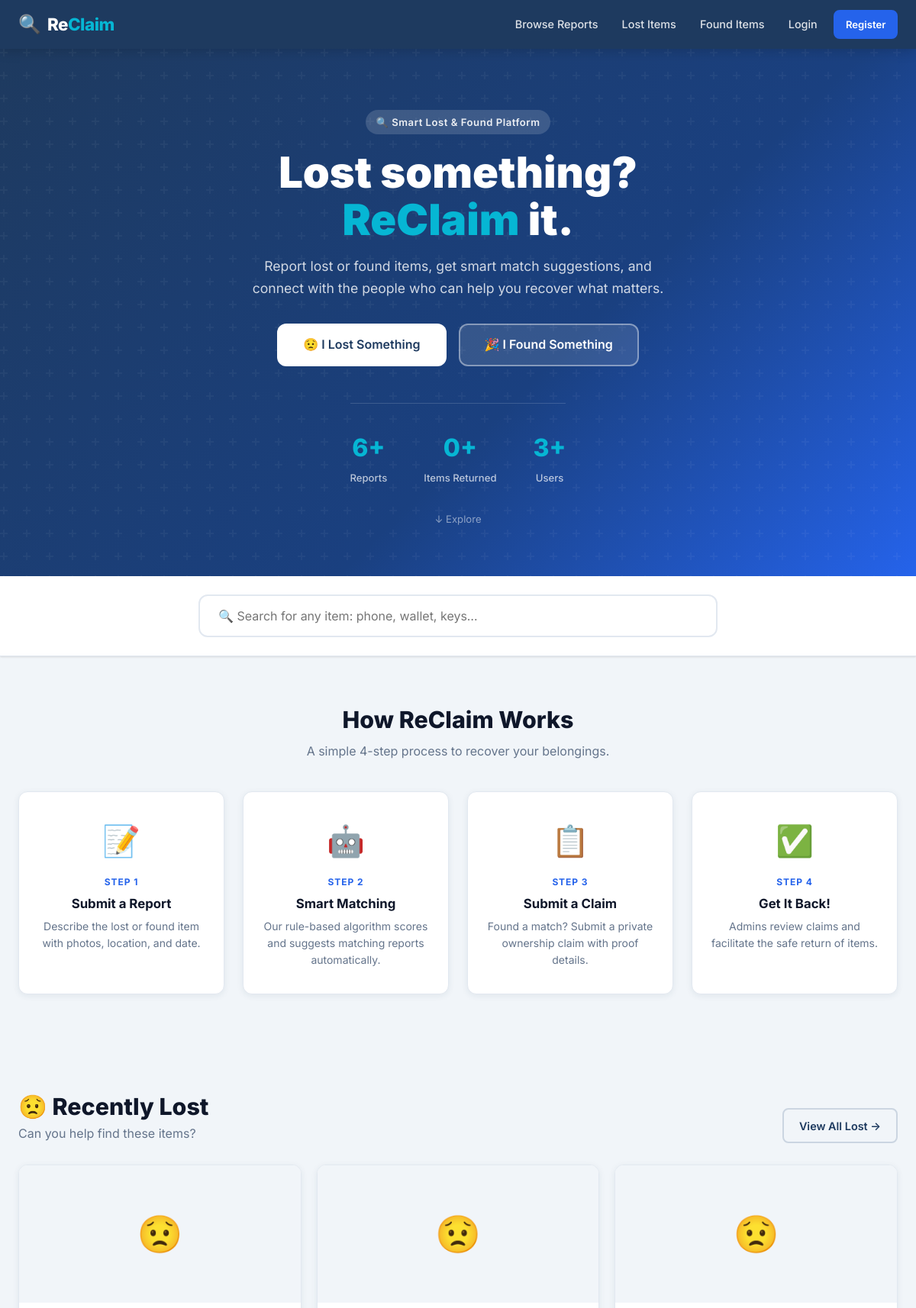
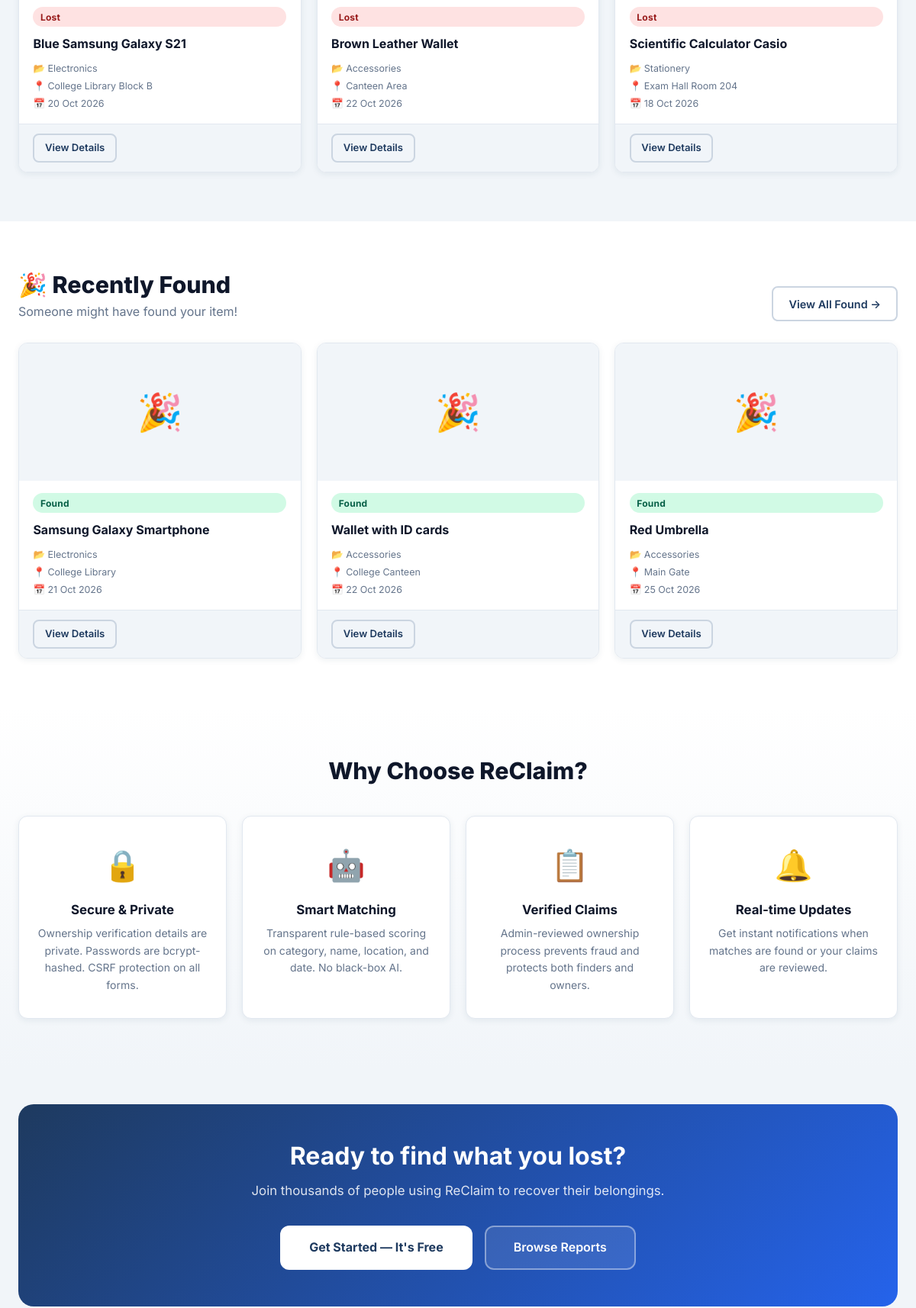
The page / (upper part) on the database its author committed (2 pictures, top to bottom).
### tables this page shows
CREATE TABLE IF NOT EXISTS reports (
    id            INT UNSIGNED    NOT NULL AUTO_INCREMENT,
    user_id       INT UNSIGNED    NOT NULL,
    type          ENUM('lost','found') NOT NULL,
    title         VARCHAR(200)    NOT NULL,
    category      VARCHAR(100)    NOT NULL,
    description   TEXT            DEFAULT NULL,
    location      VARCHAR(200)    DEFAULT NULL,
    incident_date DATE            NOT NULL,
    status        ENUM('open','claimed','resolved','closed') NOT NULL DEFAULT 'open',
    image_path    VARCHAR(500)    DEFAULT NULL,
    is_deleted    TINYINT(1)      NOT NULL DEFAULT 0,
    created_at    TIMESTAMP       NOT NULL DEFAULT CURRENT_TIMESTAMP,
    updated_at    TIMESTAMP       NOT NULL DEFAULT CURRENT_TIMESTAMP ON UPDATE CURRENT_TIMESTAMP,
    PRIMARY KEY   (id),
    KEY idx_user_id     (user_id),
    KEY idx_type        (type),
    KEY idx_status      (status),
    KEY idx_category    (category),
    KEY idx_incident_date (incident_date),
    KEY idx_is_deleted  (is_deleted),
    CONSTRAINT fk_reports_user FOREIGN KEY (user_id) REFERENCES users (id) ON DELETE CASCADE
);

### includes/functions.php (called while the page is built, shortened)
<?php
function h(string $str): string {
    return htmlspecialchars($str, ENT_QUOTES | ENT_HTML5, 'UTF-8');
}

### includes/auth.php (called while the page is built, shortened)
<?php
function is_logged_in(): bool {
    return !empty($_SESSION['user_id']);
}

### index.php (the view, shortened to what this page needs)
<?php
require_once __DIR__ . '/includes/auth.php';
require_once __DIR__ . '/includes/functions.php';
require_once __DIR__ . '/config/db.php';
$latestLost = $pdo->query(
    "SELECT r.id, r.title, r.category, r.location, r.incident_date, r.image_path
     FROM reports r WHERE r.type='lost' AND r.is_deleted=0 AND r.status='open'
     ORDER BY r.created_at DESC LIMIT 3"
)->fetchAll();
$latestFound = $pdo->query(
    "SELECT r.id, r.title, r.category, r.location, r.incident_date, r.image_path
     FROM reports r WHERE r.type='found' AND r.is_deleted=0 AND r.status='open'
     ORDER BY r.created_at DESC LIMIT 3"
)->fetchAll();
$totalReports  = (int) $pdo->query("SELECT COUNT(*) FROM reports WHERE is_deleted=0")->fetchColumn();
$totalResolved = (int) $pdo->query("SELECT COUNT(*) FROM reports WHERE status='resolved'")->fetchColumn();
$totalUsers    = (int) $pdo->query("SELECT COUNT(*) FROM users")->fetchColumn();
require_once __DIR__ . '/includes/header.php';
?>
<section class="hero" id="hero">
    <div class="hero-bg"></div>
    <div class="container hero-content">
        <div class="hero-text">
            <span class="hero-eyebrow">🔍 Smart Lost &amp; Found Platform</span>
            <h1 class="hero-title">
                Lost something?<br>
                <span class="hero-accent">ReClaim</span> it.
            </h1>
            <p class="hero-subtitle">
                Report lost or found items, get smart match suggestions,
                and connect with the people who can help you recover what matters.
            </p>
            <div class="hero-actions">
                <a href="report-create.php?type=lost" class="btn btn-hero-primary">
                    😟 I Lost Something
                </a>
                <a href="report-create.php?type=found" class="btn btn-hero-secondary">
                    🎉 I Found Something
                </a>
            </div>
        </div>
        <div class="hero-stats">
            <div class="hero-stat">
                <span class="hero-stat-value"><?= number_format($totalReports) ?>+</span>
                <span class="hero-stat-label">Reports</span>
            </div>
            <div class="hero-stat">
                <span class="hero-stat-value"><?= number_format($totalResolved) ?>+</span>
                <span class="hero-stat-label">Items Returned</span>
            </div>
            <div class="hero-stat">
                <span class="hero-stat-value"><?= number_format($totalUsers) ?>+</span>
                <span class="hero-stat-label">Users</span>
            </div>
        </div>
    </div>
    <div class="hero-scroll">
        <span>↓ Explore</span>
    </div>
</section>
<section class="search-bar-section">
    <div class="container">
        <div class="hero-search-wrap">
            <input type="text" id="heroSearch" class="hero-search-input"
                   placeholder="🔍 Search for any item: phone, wallet, keys…"
                   autocomplete="off" aria-label="Search reports">
        </div>
    </div>
</section>
<section class="section how-it-works">
    <div class="container">
        <div class="section-header">
            <h2 class="section-heading">How ReClaim Works</h2>
            <p class="section-desc">A simple 4-step process to recover your belongings.</p>
        </div>
        <div class="steps-grid">
            <div class="how-step">
                <div class="how-step-icon">📝</div>
                <div class="how-step-num">Step 1</div>
                <h3>Submit a Report</h3>
                <p>Describe the lost or found item with photos, location, and date.</p>
            </div>
            <div class="how-step">
                <div class="how-step-icon">🤖</div>
                <div class="how-step-num">Step 2</div>
                <h3>Smart Matching</h3>
                <p>Our rule-based algorithm scores and suggests matching reports automatically.</p>
            </div>
            <div class="how-step">
                <div class="how-step-icon">📋</div>
                <div class="how-step-num">Step 3</div>
                <h3>Submit a Claim</h3>
                <p>Found a match? Submit a private ownership claim with proof details.</p>
            </div>
            <div class="how-step">
                <div class="how-step-icon">✅</div>
                <div class="how-step-num">Step 4</div>
                <h3>Get It Back!</h3>
                <p>Admins review claims and facilitate the safe return of items.</p>
            </div>
        </div>
    </div>
</section>
<section class="section recent-section">
    <div class="container">
        <div class="section-header-row">
            <div>
                <h2 class="section-heading">😟 Recently Lost</h2>
                <p class="section-desc">Can you help find these items?</p>
            </div>
            <a href="report-list.php?type=lost" class="btn btn-outline">View All Lost →</a>
        </div>
        <?php if (empty($latestLost)): ?>
            <div class="empty-state-inline">No lost reports yet. <a href="report-create.php?type=lost">Be the first!</a></div>
        <?php else: ?>
        <div class="report-grid report-grid-3">
            <?php foreach ($latestLost as $r): ?>
            <article class="report-card">
                <div class="report-card-img <?= $r['image_path'] ? '' : 'report-card-img-placeholder' ?>">
                    <?php if ($r['image_path']): ?>
                        <img src="/ReClaim/uploads/<?= h($r['image_path']) ?>" alt="<?= h($r['title']) ?>" loading="lazy">
                    <?php else: ?>😟<?php endif; ?>
                </div>
                <div class="report-card-body">
                    <span class="badge badge-danger">Lost</span>
                    <h3 class="report-card-title">
                        <a href="report-view.php?id=<?= $r['id'] ?>"><?= h($r['title']) ?></a>
                    </h3>
                    <div class="report-card-meta">
                        <span>📂 <?= h($r['category']) ?></span>
                        <span>📍 <?= h($r['location'] ?: 'N/A') ?></span>
                        <span>📅 <?= date('d M Y', strtotime($r['incident_date'])) ?></span>
                    </div>
                </div>
                <div class="report-card-footer">
                    <a href="report-view.php?id=<?= $r['id'] ?>" class="btn btn-sm btn-outline">View Details</a>
                </div>
            </article>
            <?php endforeach; ?>
        </div>
        <?php endif; ?>
    </div>
</section>
<section class="section recent-section section-alt">
    <div class="container">
        <div class="section-header-row">
            <div>
                <h2 class="section-heading">🎉 Recently Found</h2>
                <p class="section-desc">Someone might have found your item!</p>
            </div>
            <a href="report-list.php?type=found" class="btn btn-outline">View All Found →</a>
        </div>
        <?php if (empty($latestFound)): ?>
            <div class="empty-state-inline">No found reports yet. <a href="report-create.php?type=found">Report a found item!</a></div>
        <?php else: ?>
        <div class="report-grid report-grid-3">
            <?php foreach ($latestFound as $r): ?>
            <article class="report-card">
                <div class="report-card-img <?= $r['image_path'] ? '' : 'report-card-img-placeholder' ?>">
                    <?php if ($r['image_path']): ?>
                        <img src="/ReClaim/uploads/<?= h($r['image_path']) ?>" alt="<?= h($r['title']) ?>" loading="lazy">
                    <?php else: ?>🎉<?php endif; ?>
                </div>
                <div class="report-card-body">
                    <span class="badge badge-success">Found</span>
                    <h3 class="report-card-title">
                        <a href="report-view.php?id=<?= $r['id'] ?>"><?= h($r['title']) ?></a>
                    </h3>
                    <div class="report-card-meta">
                        <span>📂 <?= h($r['category']) ?></span>
                        <span>📍 <?= h($r['location'] ?: 'N/A') ?></span>
                        <span>📅 <?= date('d M Y', strtotime($r['incident_date'])) ?></span>
                    </div>
                </div>
                <div class="report-card-footer">
                    <a href="report-view.php?id=<?= $r['id'] ?>" class="btn btn-sm btn-outline">View Details</a>
                </div>
            </article>
            <?php endforeach; ?>
        </div>
        <?php endif; ?>
    </div>
</section>
<section class="section features-section">
    <div class="container">
        <div class="section-header">
            <h2 class="section-heading">Why Choose ReClaim?</h2>
        </div>
        <div class="features-grid">
            <div class="feature-card">
                <div class="feature-icon">🔒</div>
                <h3>Secure & Private</h3>
                <p>Ownership verification details are private. Passwords are bcrypt-hashed. CSRF protection on all forms.</p>
            </div>
            <div class="feature-card">
                <div class="feature-icon">🤖</div>
                <h3>Smart Matching</h3>
                <p>Transparent rule-based scoring on category, name, location, and date. No black-box AI.</p>
            </div>
            <div class="feature-card">
                <div class="feature-icon">📋</div>
                <h3>Verified Claims</h3>
                <p>Admin-reviewed ownership process prevents fraud and protects both finders and owners.</p>
            </div>
            <div class="feature-card">
                <div class="feature-icon">🔔</div>
                <h3>Real-time Updates</h3>
                <p>Get instant notifications when matches are found or your claims are reviewed.</p>
            </div>
        </div>
    </div>
</section>
<?php if (!is_logged_in()): ?>
<section class="section cta-section">
    <div class="container">
        <div class="cta-card">
            <h2>Ready to find what you lost?</h2>
            <p>Join thousands of people using ReClaim to recover their belongings.</p>
            <div class="cta-actions">
                <a href="register.php" class="btn btn-cta-primary">Get Started — It's Free</a>
                <a href="report-list.php" class="btn btn-cta-secondary">Browse Reports</a>
            </div>
        </div>
    </div>
</section>
<?php endif; ?>
<?php require_once __DIR__ . '/includes/footer.php'; ?>

### rows shown on the page
reports: title "Blue Samsung Galaxy S21", category "Electronics", location "College Library Block B", incident_date "20 Oct 2026"
reports: title "Brown Leather Wallet", category "Accessories", location "Canteen Area", incident_date "22 Oct 2026"
reports: title "Scientific Calculator Casio", category "Stationery", location "Exam Hall Room 204", incident_date "18 Oct 2026"
reports: title "Samsung Galaxy Smartphone", category "Electronics", location "College Library", incident_date "21 Oct 2026"
reports: title "Wallet with ID cards", category "Accessories", location "College Canteen", incident_date "22 Oct 2026"
reports: title "Red Umbrella", category "Accessories", location "Main Gate", incident_date "25 Oct 2026"

### other values the page prints
$totalReports "6"
$totalResolved "0"
$totalUsers "3"
